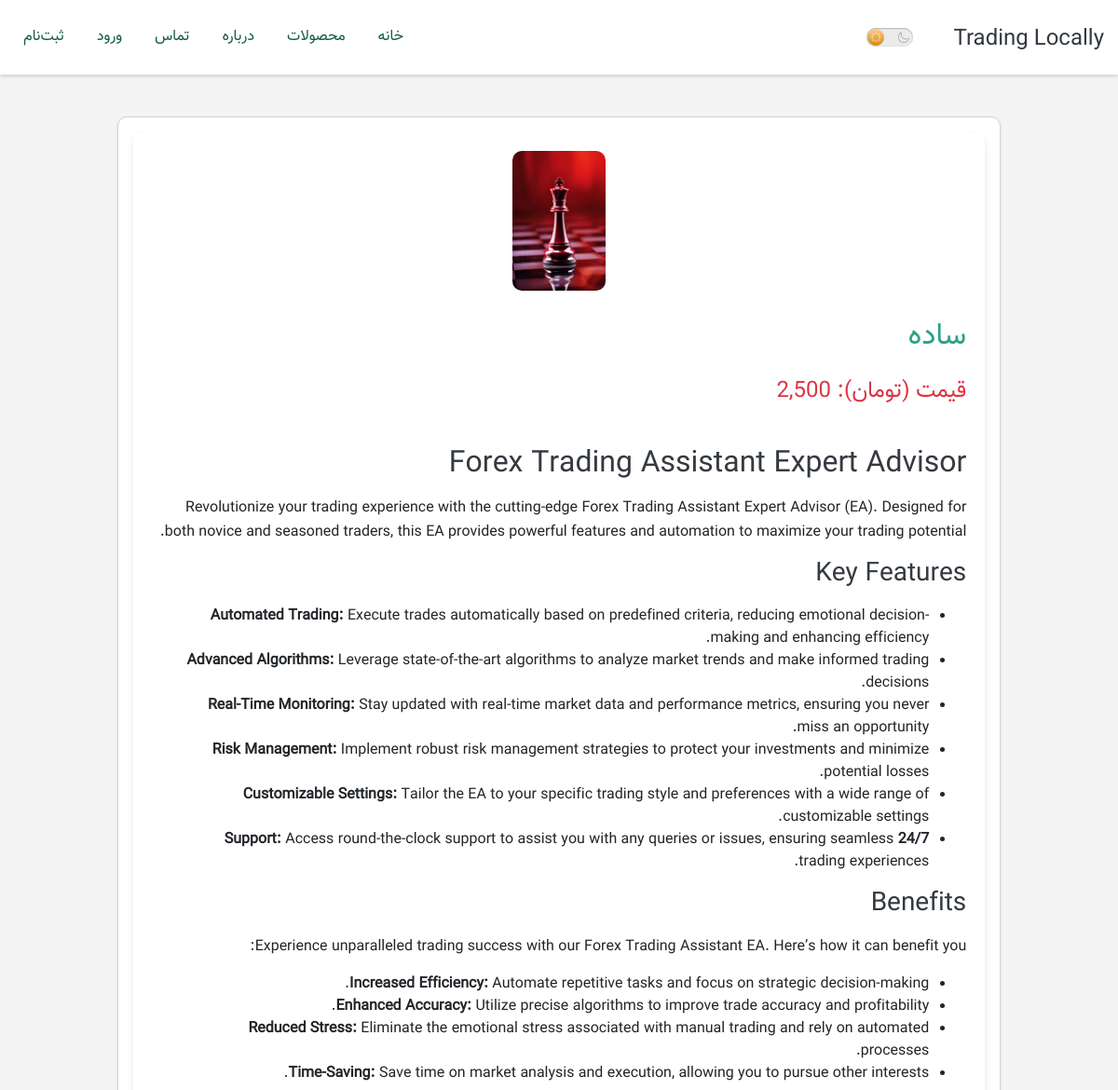
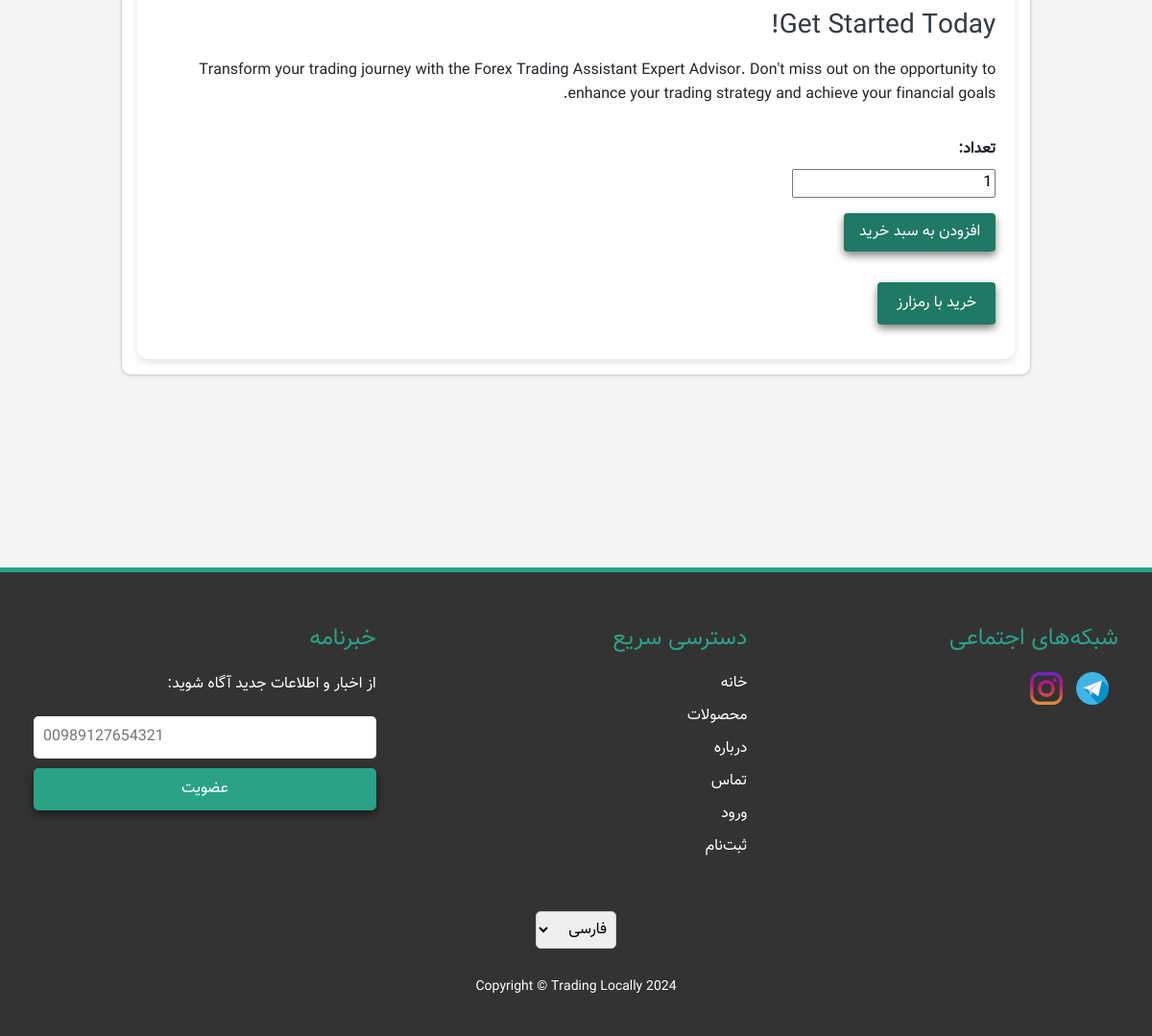
Page /products/6/ on the committed database (2 pictures, top to bottom).
### licenses/models.py (models this page shows, shortened)
class Product(models.Model):
	name = models.CharField(max_length=255)
	persian_name = models.CharField(max_length=255, default='')
	executable = models.FileField(upload_to='executables/', null=True, blank=True)
	price = models.IntegerField()
	payment_link = models.URLField(max_length=200)
	description = CKEditor5Field('Text', config_name='extends')
	image = models.ImageField(upload_to='images/', default='images/default.jpg')
	features = JSONField(default=dict)  # Newly added field for features

### licenses/views.py (the view)
# urls.py: path('products/<int:product_id>/', views.product_detail, name='product_detail'),
def product_detail(request, product_id):
	product = get_object_or_404(Product, id=product_id)
	if request.method == 'POST':
		try:
			cart, created = Cart.objects.get_or_create(user=request.user)
		except TypeError:
			redirect('login')
		form = AddToCartForm(request.POST)
		if form.is_valid():
			quantity = form.cleaned_data['quantity']
			cart_item, created = CartItem.objects.get_or_create(cart=cart, product=product)
			if not created:
				cart_item.quantity += quantity
			else:
				cart_item.quantity = quantity
			cart_item.save()
			return redirect('view_cart')
	else:
		form = AddToCartForm()
	return render(request, 'product_detail.html', {'form': form, 'product': product})

### licenses/forms.py
class AddToCartForm(forms.ModelForm):
    class Meta:
        model = CartItem
        fields = ['quantity']

### licenses/midw.py (called while the page is built)
    def process_request(self, request):
        if 'HTTP_ACCEPT_LANGUAGE' in request.META:
            del request.META['HTTP_ACCEPT_LANGUAGE']

### licenses/templates/product_detail.html (shortened to what this page needs)
{% extends "base.html" %}
{% load i18n %}
{% block content %}
<div class="card animate-on-scroll">
    <div class="product-detail">
        <img src="{{ product.image.url }}" alt="{{ product.name }}" class="product-image">
        <div class="product-info">
            <h1>{{ product.persian_name }}</h1>
            <p class="price">{% blocktrans %}Price{% endblocktrans %}: <span class="formatted-price">{{ product.price }}</span></p>
            <p class="description">{{ product.description|safe }}</p>
            <form action="{% url 'add_to_cart' product.id %}" method="post">
                <div class="form-group">
                    <label for="id_quantity">{% blocktrans %}Quantity:{% endblocktrans %}</label>
                    {{ form.quantity }}
                </div>
                <button type="submit" class="btn btn-primary">{% blocktrans %}Add to Cart{% endblocktrans %}</button>
            </form>
            <div class="action-buttons">
                <a href="{% url 'checkout' product.id %}" class="btn btn-primary">{% blocktrans %}Buy Using Crypto{% endblocktrans %}</a>
            </div>
        </div>
    </div>
</div>
{% endblock %}

### licenses/static/styles_rtl.css (style rules this page uses)
body { background-color: #f4f4f4; color: #343a40; margin: 0; padding: 0; font-family: 'Vazir', 'Roboto'; direction: rtl; }
html, body { height: 100%; margin: 0; }
h1, h2, h3, h4, h5, h6 { color: #343a40; margin-bottom: 1rem; }
h1 { margin-left: 25px; }
p { line-height: 1.6; margin-bottom: 1rem; }
a { color: #2aa286; text-decoration: none; }
.btn { display: inline-block; font-weight: 400; color: #fff; background-color: #1f7964; border: none; padding: 0.5rem 1rem; font-size: 1rem; line-height: 1.5; border-radius: 0.25rem; text-align: center; cursor: pointer; transition: background-color 0.15s ease-in-out; box-shadow: 0 4px 8px rgba(0,0,0,0.5); }
a.btn { text-decoration: none; }
a.btn-primary { text-decoration: none; }
form { margin-bottom: 1rem; }
label { display: block; margin-bottom: 0.5rem; font-weight: 600; }
.product-image { max-width: 100px; height: auto; display: block; margin: 0 auto 10px auto; }
html, body { height: 100%; margin: 0; padding: 0; }
body { display: flex; flex-direction: column; }
a { color: #2aa286; text-decoration: none; transition: color 0.3s, text-decoration 0.3s; }
.card { background-color: #ffffff; border: 1px solid #ced4da; border-radius: 0.65rem; padding: 1rem; max-width: 85%; min-width: 75%; margin-top: 125px; margin-bottom: 200px; margin-right: auto; margin-left: auto; box-shadow: 0 1px 3px rgba(0, 0, 0, 0.1); display: flex; overflow-y: auto; flex-direction: column; align-items: stretch; box-sizing: border-box; opacity: 0; transform: translateY(20px); transition: opacity 1.5s ease, transform 0.5s ease; }
.card.animated { opacity: 1; transform: translateY(0); }
.product-detail { display: flex; flex-direction: column; gap: 20px; background: #fff; padding: 20px; border-radius: 10px; box-shadow: 0 4px 8px rgba(0, 0, 0, 0.1); animation: fadeInUp 1s ease-in-out; width: 100%; text-align: right; align-items: flex-start; }
.product-image { max-width: 100px; width: 100%; border-radius: 10px; object-fit: cover; }
.product-info { flex: 1; display: flex; flex-direction: column; justify-content: center; }
.product-info h1 { font-size: 2em; color: #2aa286; margin-bottom: 20px; }
.product-info .price { font-size: 1.5em; color: #dc3545; margin-bottom: 20px; }
.product-info .description { font-size: 1em; color: #777; margin-bottom: 20px; }
.action-buttons { display: flex; flex-direction: row; align-items: center; gap: 10px; }
.action-buttons .btn { font-size: 1em; padding: 10px 20px; }

### rows in the picture
Product: image (picture), persian_name "ساده", price "2,500", description "Forex Trading Assistant Expert Advisor Revolutionize your trading experience with the cutting-edge Forex Trading Assistant Expert Advisor (EA). Designed for both novice and seasoned traders, this EA provides powerful features and automation to maximize your trading potential. Key Features Automated Trading: Execute trades automatically based on predefined criteria, reducing emotional decision-making and enhancing efficiency. Advanced Algorithms: Leverage state-of-the-art algorithms to analyze market trends and make informed trading decisions. Real-Time Monitoring: Stay updated with real-time market data and performance metrics, ensuring you never miss an opportunity. Risk Management:…"
